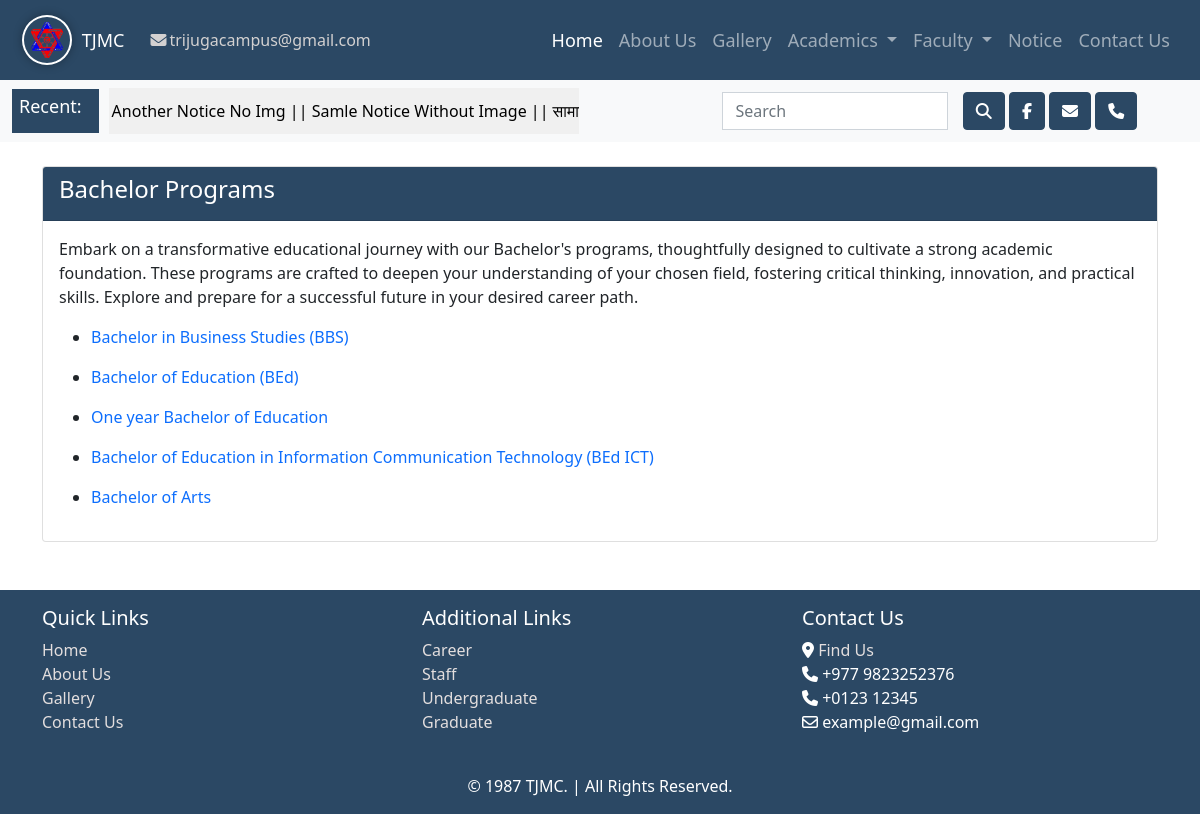
The app's page /bachelor with its own data.
### app_crud/models.py (models this page shows, shortened)
class Bachelor(models.Model):
    course_title = models.CharField(max_length=100, default ='SomeDefaultTitle')
    course_description = models.CharField(max_length=2000, default='SomeDefaultDescription')
    affiliation = models.CharField(max_length=100, null=True, default='TU')
    duration = models.CharField(max_length=300, default='SomeDefaultDuration')
    eligibility = models.CharField(max_length=300, default='SomeDefaultDuration')
    career = models.CharField(max_length=1000, default='DefaultCareer')
    course_summary = models.CharField(max_length=2000, default='DefaultSummary')
    course_file = models.FileField(upload_to='course_files/', null=True, blank=True)

### app_crud/views.py (the view)
# urls.py: path('bachelor', bachelor, name='bachelor'),
def bachelor(request, id=None):
    bachelor_data = Bachelor.objects.all()
    bachelor_data_details = None
    if id is not None:
        bachelor_data_details = get_object_or_404(Bachelor, id=id)
        context ={
            'bachelor_data_details': bachelor_data_details
        }
        return render(request, 'bachelor_details.html', context)
    context = {
        'bachelor_data': bachelor_data,
    }
    return render(request, 'bachelor.html', context)

### app_crud/context_processors.py (called while the page is built)
def contact_numbers(request):
    contact_numbers = ContactNumber.objects.values_list('phone_number', flat=True)
    admission_numbers = AdmissionNumber.objects.values_list('admission_number', flat=True)
    context={
        'contact_numbers': contact_numbers,
        'admission_numbers': admission_numbers
    }
    return (context)

### app_crud/templates/bachelor.html (shortened to what this page needs)
{% extends "nav.html" %}
{% block content %}
<div class="container mt-4 mb-4">
    <div class="card">
      <div class="card-header  text-white" style="background-color: #2b4864;">
        <h4> Bachelor Programs</h4>
      </div>
      <div class="card-body">
        <p class="card-text">Embark on a transformative educational journey with our Bachelor's programs, thoughtfully designed to cultivate a strong academic foundation. These programs are crafted to deepen your understanding of your chosen field, fostering critical thinking, innovation, and practical skills. Explore and prepare for a successful future in your desired career path.</p>
       {% for bachelor in bachelor_data %}
        <ul>
            <li>
                <a href="#">
                   {{ bachelor.course_title }}
                </a>
            </li>
        </ul>
        {% endfor %}
      </div>
    </div>
</div>
{% endblock %}

### app_crud/templates/bachelor.html (style rules this page uses)
a { text-decoration: none; }

### records on screen
Bachelor: course_title "Bachelor in Business Studies (BBS)"
Bachelor: course_title "Bachelor of Education (BEd)"
Bachelor: course_title "One year Bachelor of Education"
Bachelor: course_title "Bachelor of Education in Information Communication Technology (BEd ICT)"
Bachelor: course_title "Bachelor of Arts"

### other values on screen
{{ phone_number }} "+977 9823252376" "+0123 12345"
